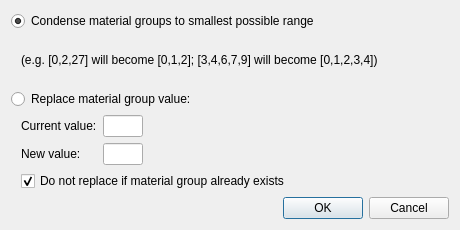
<?xml version="1.0" encoding="UTF-8"?>
<ui version="4.0">
 <class>MeshValueEdit</class>
 <widget class="QDialog" name="MeshValueEdit">
  <property name="geometry">
   <rect>
    <x>0</x>
    <y>0</y>
    <width>460</width>
    <height>230</height>
   </rect>
  </property>
  <property name="minimumSize">
   <size>
    <width>460</width>
    <height>230</height>
   </size>
  </property>
  <property name="maximumSize">
   <size>
    <width>460</width>
    <height>230</height>
   </size>
  </property>
  <property name="windowTitle">
   <string>Dialog</string>
  </property>
  <layout class="QVBoxLayout" name="verticalLayout">
   <item>
    <widget class="QRadioButton" name="condenseButton">
     <property name="text">
      <string>Condense material groups to smallest possible range</string>
     </property>
     <property name="checked">
      <bool>true</bool>
     </property>
    </widget>
   </item>
   <item>
    <layout class="QGridLayout" name="gridLayout_2">
     <item row="0" column="1">
      <widget class="QLabel" name="label_example">
       <property name="text">
        <string>(e.g. [0,2,27] will become [0,1,2]; [3,4,6,7,9] will become [0,1,2,3,4])</string>
       </property>
      </widget>
     </item>
     <item row="0" column="0">
      <spacer name="horizontalSpacer_5">
       <property name="orientation">
        <enum>Qt::Horizontal</enum>
       </property>
       <property name="sizeType">
        <enum>QSizePolicy::Fixed</enum>
       </property>
       <property name="sizeHint" stdset="0">
        <size>
         <width>10</width>
         <height>20</height>
        </size>
       </property>
      </spacer>
     </item>
     <item row="0" column="2">
      <spacer name="horizontalSpacer_6">
       <property name="orientation">
        <enum>Qt::Horizontal</enum>
       </property>
       <property name="sizeHint" stdset="0">
        <size>
         <width>40</width>
         <height>20</height>
        </size>
       </property>
      </spacer>
     </item>
    </layout>
   </item>
   <item>
    <widget class="QRadioButton" name="replaceButton">
     <property name="text">
      <string>Replace material group value:</string>
     </property>
    </widget>
   </item>
   <item>
    <layout class="QGridLayout" name="gridLayout">
     <item row="1" column="2">
      <widget class="QLineEdit" name="edit_new_value">
       <property name="sizePolicy">
        <sizepolicy hsizetype="Fixed" vsizetype="Fixed">
         <horstretch>0</horstretch>
         <verstretch>0</verstretch>
        </sizepolicy>
       </property>
       <property name="minimumSize">
        <size>
         <width>0</width>
         <height>0</height>
        </size>
       </property>
       <property name="maximumSize">
        <size>
         <width>40</width>
         <height>16777215</height>
        </size>
       </property>
       <property name="baseSize">
        <size>
         <width>0</width>
         <height>0</height>
        </size>
       </property>
       <property name="maxLength">
        <number>5</number>
       </property>
      </widget>
     </item>
     <item row="0" column="3">
      <spacer name="horizontalSpacer">
       <property name="orientation">
        <enum>Qt::Horizontal</enum>
       </property>
       <property name="sizeHint" stdset="0">
        <size>
         <width>40</width>
         <height>20</height>
        </size>
       </property>
      </spacer>
     </item>
     <item row="0" column="0">
      <spacer name="horizontalSpacer_3">
       <property name="orientation">
        <enum>Qt::Horizontal</enum>
       </property>
       <property name="sizeType">
        <enum>QSizePolicy::Fixed</enum>
       </property>
       <property name="sizeHint" stdset="0">
        <size>
         <width>10</width>
         <height>20</height>
        </size>
       </property>
      </spacer>
     </item>
     <item row="1" column="0">
      <spacer name="horizontalSpacer_4">
       <property name="orientation">
        <enum>Qt::Horizontal</enum>
       </property>
       <property name="sizeType">
        <enum>QSizePolicy::Fixed</enum>
       </property>
       <property name="sizeHint" stdset="0">
        <size>
         <width>10</width>
         <height>20</height>
        </size>
       </property>
      </spacer>
     </item>
     <item row="1" column="3">
      <spacer name="horizontalSpacer_2">
       <property name="orientation">
        <enum>Qt::Horizontal</enum>
       </property>
       <property name="sizeHint" stdset="0">
        <size>
         <width>40</width>
         <height>20</height>
        </size>
       </property>
      </spacer>
     </item>
     <item row="1" column="1">
      <widget class="QLabel" name="label_new_value">
       <property name="text">
        <string>New value:</string>
       </property>
      </widget>
     </item>
     <item row="0" column="2">
      <widget class="QLineEdit" name="edit_old_value">
       <property name="sizePolicy">
        <sizepolicy hsizetype="Fixed" vsizetype="Fixed">
         <horstretch>0</horstretch>
         <verstretch>0</verstretch>
        </sizepolicy>
       </property>
       <property name="minimumSize">
        <size>
         <width>0</width>
         <height>0</height>
        </size>
       </property>
       <property name="maximumSize">
        <size>
         <width>40</width>
         <height>16777215</height>
        </size>
       </property>
       <property name="maxLength">
        <number>5</number>
       </property>
      </widget>
     </item>
     <item row="0" column="1">
      <widget class="QLabel" name="label_old_value">
       <property name="maximumSize">
        <size>
         <width>16777215</width>
         <height>16777215</height>
        </size>
       </property>
       <property name="text">
        <string>Current value:</string>
       </property>
      </widget>
     </item>
     <item row="2" column="1" colspan="3">
      <widget class="QCheckBox" name="replaceCheckBox">
       <property name="text">
        <string>Do not replace if material group already exists</string>
       </property>
       <property name="checked">
        <bool>true</bool>
       </property>
      </widget>
     </item>
    </layout>
   </item>
   <item>
    <widget class="QDialogButtonBox" name="buttonBox">
     <property name="orientation">
      <enum>Qt::Horizontal</enum>
     </property>
     <property name="standardButtons">
      <set>QDialogButtonBox::Cancel|QDialogButtonBox::Ok</set>
     </property>
    </widget>
   </item>
  </layout>
 </widget>
 <tabstops>
  <tabstop>condenseButton</tabstop>
  <tabstop>replaceButton</tabstop>
  <tabstop>edit_old_value</tabstop>
  <tabstop>edit_new_value</tabstop>
  <tabstop>replaceCheckBox</tabstop>
  <tabstop>buttonBox</tabstop>
 </tabstops>
 <resources/>
 <connections>
  <connection>
   <sender>buttonBox</sender>
   <signal>accepted()</signal>
   <receiver>MeshValueEdit</receiver>
   <slot>accept()</slot>
   <hints>
    <hint type="sourcelabel">
     <x>248</x>
     <y>254</y>
    </hint>
    <hint type="destinationlabel">
     <x>157</x>
     <y>274</y>
    </hint>
   </hints>
  </connection>
  <connection>
   <sender>buttonBox</sender>
   <signal>rejected()</signal>
   <receiver>MeshValueEdit</receiver>
   <slot>reject()</slot>
   <hints>
    <hint type="sourcelabel">
     <x>316</x>
     <y>260</y>
    </hint>
    <hint type="destinationlabel">
     <x>286</x>
     <y>274</y>
    </hint>
   </hints>
  </connection>
 </connections>
</ui>
